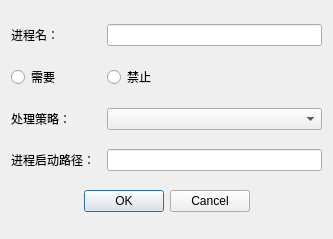
<?xml version="1.0" encoding="UTF-8"?>
<ui version="4.0">
 <class>Dialog</class>
 <widget class="QDialog" name="Dialog">
  <property name="geometry">
   <rect>
    <x>0</x>
    <y>0</y>
    <width>333</width>
    <height>239</height>
   </rect>
  </property>
  <property name="windowTitle">
   <string>Dialog</string>
  </property>
  <property name="layoutDirection">
   <enum>Qt::LeftToRight</enum>
  </property>
  <layout class="QGridLayout" name="gridLayout">
   <item row="4" column="0">
    <widget class="QLabel" name="label_3">
     <property name="text">
      <string>进程启动路径：</string>
     </property>
    </widget>
   </item>
   <item row="0" column="0">
    <widget class="QLabel" name="label">
     <property name="text">
      <string>进程名：</string>
     </property>
    </widget>
   </item>
   <item row="5" column="0" colspan="3">
    <widget class="QDialogButtonBox" name="buttonBox">
     <property name="layoutDirection">
      <enum>Qt::LeftToRight</enum>
     </property>
     <property name="orientation">
      <enum>Qt::Horizontal</enum>
     </property>
     <property name="standardButtons">
      <set>QDialogButtonBox::Cancel|QDialogButtonBox::Ok</set>
     </property>
     <property name="centerButtons">
      <bool>true</bool>
     </property>
    </widget>
   </item>
   <item row="0" column="2">
    <widget class="QLineEdit" name="lineEdit"/>
   </item>
   <item row="4" column="2">
    <widget class="QLineEdit" name="lineEdit_2"/>
   </item>
   <item row="3" column="0">
    <widget class="QLabel" name="label_2">
     <property name="text">
      <string>处理策略：</string>
     </property>
    </widget>
   </item>
   <item row="3" column="2">
    <widget class="QComboBox" name="comboBox"/>
   </item>
   <item row="2" column="0">
    <widget class="QRadioButton" name="radioButton">
     <property name="text">
      <string>需要</string>
     </property>
    </widget>
   </item>
   <item row="2" column="2">
    <widget class="QRadioButton" name="radioButton_2">
     <property name="text">
      <string>禁止</string>
     </property>
    </widget>
   </item>
  </layout>
 </widget>
 <resources/>
 <connections>
  <connection>
   <sender>buttonBox</sender>
   <signal>accepted()</signal>
   <receiver>Dialog</receiver>
   <slot>accept()</slot>
   <hints>
    <hint type="sourcelabel">
     <x>248</x>
     <y>254</y>
    </hint>
    <hint type="destinationlabel">
     <x>157</x>
     <y>274</y>
    </hint>
   </hints>
  </connection>
  <connection>
   <sender>buttonBox</sender>
   <signal>rejected()</signal>
   <receiver>Dialog</receiver>
   <slot>reject()</slot>
   <hints>
    <hint type="sourcelabel">
     <x>316</x>
     <y>260</y>
    </hint>
    <hint type="destinationlabel">
     <x>286</x>
     <y>274</y>
    </hint>
   </hints>
  </connection>
 </connections>
</ui>
